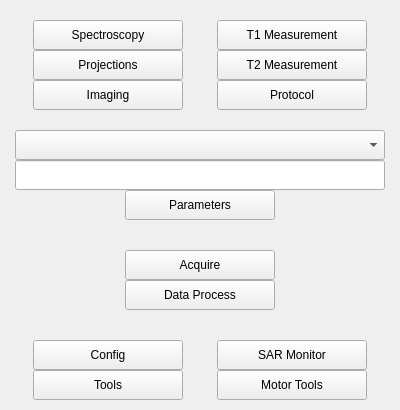
<?xml version="1.0" encoding="UTF-8"?>
<ui version="4.0">
 <class>main_window</class>
 <widget class="QMainWindow" name="main_window">
  <property name="geometry">
   <rect>
    <x>0</x>
    <y>0</y>
    <width>400</width>
    <height>410</height>
   </rect>
  </property>
  <property name="minimumSize">
   <size>
    <width>400</width>
    <height>410</height>
   </size>
  </property>
  <property name="maximumSize">
   <size>
    <width>400</width>
    <height>410</height>
   </size>
  </property>
  <property name="windowTitle">
   <string>MainWindow</string>
  </property>
  <property name="autoFillBackground">
   <bool>false</bool>
  </property>
  <property name="animated">
   <bool>true</bool>
  </property>
  <property name="documentMode">
   <bool>true</bool>
  </property>
  <property name="tabShape">
   <enum>QTabWidget::Rounded</enum>
  </property>
  <widget class="QWidget" name="centralwidget">
   <property name="minimumSize">
    <size>
     <width>400</width>
     <height>400</height>
    </size>
   </property>
   <property name="maximumSize">
    <size>
     <width>400</width>
     <height>300</height>
    </size>
   </property>
   <property name="autoFillBackground">
    <bool>false</bool>
   </property>
   <layout class="QHBoxLayout" name="horizontalLayout">
    <property name="spacing">
     <number>0</number>
    </property>
    <property name="leftMargin">
     <number>0</number>
    </property>
    <property name="topMargin">
     <number>0</number>
    </property>
    <property name="rightMargin">
     <number>0</number>
    </property>
    <property name="bottomMargin">
     <number>0</number>
    </property>
    <item>
     <layout class="QVBoxLayout" name="verticalLayout">
      <property name="spacing">
       <number>0</number>
      </property>
      <property name="sizeConstraint">
       <enum>QLayout::SetDefaultConstraint</enum>
      </property>
      <property name="leftMargin">
       <number>0</number>
      </property>
      <property name="topMargin">
       <number>0</number>
      </property>
      <property name="rightMargin">
       <number>0</number>
      </property>
      <property name="bottomMargin">
       <number>0</number>
      </property>
      <item>
       <layout class="QGridLayout" name="gridLayout">
        <property name="sizeConstraint">
         <enum>QLayout::SetDefaultConstraint</enum>
        </property>
        <property name="leftMargin">
         <number>0</number>
        </property>
        <property name="topMargin">
         <number>0</number>
        </property>
        <property name="rightMargin">
         <number>0</number>
        </property>
        <property name="bottomMargin">
         <number>0</number>
        </property>
        <property name="spacing">
         <number>0</number>
        </property>
        <item row="1" column="1" alignment="Qt::AlignHCenter">
         <widget class="QPushButton" name="Mode_Spectroscopy_pushButton">
          <property name="minimumSize">
           <size>
            <width>150</width>
            <height>30</height>
           </size>
          </property>
          <property name="maximumSize">
           <size>
            <width>150</width>
            <height>30</height>
           </size>
          </property>
          <property name="text">
           <string>Spectroscopy</string>
          </property>
         </widget>
        </item>
        <item row="1" column="4">
         <spacer name="horizontalSpacer_3">
          <property name="orientation">
           <enum>Qt::Horizontal</enum>
          </property>
          <property name="sizeHint" stdset="0">
           <size>
            <width>40</width>
            <height>20</height>
           </size>
          </property>
         </spacer>
        </item>
        <item row="2" column="3" alignment="Qt::AlignHCenter">
         <widget class="QPushButton" name="Mode_T2_Measurement_pushButton">
          <property name="minimumSize">
           <size>
            <width>150</width>
            <height>30</height>
           </size>
          </property>
          <property name="maximumSize">
           <size>
            <width>150</width>
            <height>30</height>
           </size>
          </property>
          <property name="text">
           <string>T2 Measurement</string>
          </property>
         </widget>
        </item>
        <item row="1" column="3" alignment="Qt::AlignHCenter">
         <widget class="QPushButton" name="Mode_T1_Measurement_pushButton">
          <property name="minimumSize">
           <size>
            <width>150</width>
            <height>30</height>
           </size>
          </property>
          <property name="maximumSize">
           <size>
            <width>150</width>
            <height>30</height>
           </size>
          </property>
          <property name="text">
           <string>T1 Measurement</string>
          </property>
         </widget>
        </item>
        <item row="2" column="1" alignment="Qt::AlignHCenter">
         <widget class="QPushButton" name="Mode_Projections_pushButton">
          <property name="minimumSize">
           <size>
            <width>150</width>
            <height>30</height>
           </size>
          </property>
          <property name="maximumSize">
           <size>
            <width>150</width>
            <height>30</height>
           </size>
          </property>
          <property name="text">
           <string>Projections</string>
          </property>
         </widget>
        </item>
        <item row="5" column="1" alignment="Qt::AlignHCenter">
         <widget class="QPushButton" name="Mode_Imaging_pushButton">
          <property name="minimumSize">
           <size>
            <width>150</width>
            <height>30</height>
           </size>
          </property>
          <property name="maximumSize">
           <size>
            <width>150</width>
            <height>30</height>
           </size>
          </property>
          <property name="text">
           <string>Imaging</string>
          </property>
         </widget>
        </item>
        <item row="1" column="2">
         <spacer name="horizontalSpacer_2">
          <property name="orientation">
           <enum>Qt::Horizontal</enum>
          </property>
          <property name="sizeHint" stdset="0">
           <size>
            <width>40</width>
            <height>20</height>
           </size>
          </property>
         </spacer>
        </item>
        <item row="1" column="0">
         <spacer name="horizontalSpacer">
          <property name="orientation">
           <enum>Qt::Horizontal</enum>
          </property>
          <property name="sizeHint" stdset="0">
           <size>
            <width>40</width>
            <height>20</height>
           </size>
          </property>
         </spacer>
        </item>
        <item row="0" column="1">
         <spacer name="verticalSpacer_3">
          <property name="orientation">
           <enum>Qt::Vertical</enum>
          </property>
          <property name="sizeHint" stdset="0">
           <size>
            <width>20</width>
            <height>40</height>
           </size>
          </property>
         </spacer>
        </item>
        <item row="5" column="3">
         <widget class="QPushButton" name="Protocol_pushButton">
          <property name="minimumSize">
           <size>
            <width>150</width>
            <height>30</height>
           </size>
          </property>
          <property name="maximumSize">
           <size>
            <width>150</width>
            <height>30</height>
           </size>
          </property>
          <property name="layoutDirection">
           <enum>Qt::LeftToRight</enum>
          </property>
          <property name="text">
           <string>Protocol</string>
          </property>
         </widget>
        </item>
       </layout>
      </item>
      <item>
       <layout class="QGridLayout" name="gridLayout_2">
        <property name="spacing">
         <number>0</number>
        </property>
        <item row="1" column="0">
         <widget class="QComboBox" name="Sequence_comboBox">
          <property name="minimumSize">
           <size>
            <width>370</width>
            <height>30</height>
           </size>
          </property>
          <property name="maximumSize">
           <size>
            <width>370</width>
            <height>30</height>
           </size>
          </property>
         </widget>
        </item>
        <item row="2" column="0">
         <widget class="QLineEdit" name="Datapath_lineEdit">
          <property name="minimumSize">
           <size>
            <width>370</width>
            <height>30</height>
           </size>
          </property>
          <property name="maximumSize">
           <size>
            <width>370</width>
            <height>30</height>
           </size>
          </property>
         </widget>
        </item>
        <item row="0" column="0">
         <spacer name="verticalSpacer_2">
          <property name="orientation">
           <enum>Qt::Vertical</enum>
          </property>
          <property name="sizeHint" stdset="0">
           <size>
            <width>20</width>
            <height>40</height>
           </size>
          </property>
         </spacer>
        </item>
       </layout>
      </item>
      <item>
       <layout class="QGridLayout" name="gridLayout_6">
        <item row="4" column="0">
         <spacer name="verticalSpacer_4">
          <property name="orientation">
           <enum>Qt::Vertical</enum>
          </property>
          <property name="sizeHint" stdset="0">
           <size>
            <width>20</width>
            <height>40</height>
           </size>
          </property>
         </spacer>
        </item>
        <item row="1" column="0">
         <spacer name="verticalSpacer">
          <property name="orientation">
           <enum>Qt::Vertical</enum>
          </property>
          <property name="sizeHint" stdset="0">
           <size>
            <width>20</width>
            <height>40</height>
           </size>
          </property>
         </spacer>
        </item>
        <item row="2" column="0">
         <widget class="QPushButton" name="Acquire_pushButton">
          <property name="minimumSize">
           <size>
            <width>150</width>
            <height>30</height>
           </size>
          </property>
          <property name="maximumSize">
           <size>
            <width>150</width>
            <height>30</height>
           </size>
          </property>
          <property name="text">
           <string>Acquire</string>
          </property>
         </widget>
        </item>
        <item row="3" column="0">
         <widget class="QPushButton" name="Data_Process_pushButton">
          <property name="minimumSize">
           <size>
            <width>150</width>
            <height>30</height>
           </size>
          </property>
          <property name="maximumSize">
           <size>
            <width>150</width>
            <height>30</height>
           </size>
          </property>
          <property name="text">
           <string>Data Process</string>
          </property>
         </widget>
        </item>
        <item row="0" column="0">
         <widget class="QPushButton" name="Parameters_pushButton">
          <property name="minimumSize">
           <size>
            <width>150</width>
            <height>30</height>
           </size>
          </property>
          <property name="maximumSize">
           <size>
            <width>150</width>
            <height>30</height>
           </size>
          </property>
          <property name="text">
           <string>Parameters</string>
          </property>
         </widget>
        </item>
       </layout>
      </item>
      <item>
       <layout class="QGridLayout" name="gridLayout_3">
        <property name="spacing">
         <number>0</number>
        </property>
        <item row="0" column="2">
         <spacer name="horizontalSpacer_5">
          <property name="orientation">
           <enum>Qt::Horizontal</enum>
          </property>
          <property name="sizeHint" stdset="0">
           <size>
            <width>40</width>
            <height>20</height>
           </size>
          </property>
         </spacer>
        </item>
        <item row="0" column="1">
         <widget class="QPushButton" name="Config_pushButton">
          <property name="minimumSize">
           <size>
            <width>150</width>
            <height>30</height>
           </size>
          </property>
          <property name="maximumSize">
           <size>
            <width>150</width>
            <height>30</height>
           </size>
          </property>
          <property name="text">
           <string>Config</string>
          </property>
         </widget>
        </item>
        <item row="0" column="4">
         <widget class="QPushButton" name="SAR_Monitor_pushButton">
          <property name="minimumSize">
           <size>
            <width>150</width>
            <height>30</height>
           </size>
          </property>
          <property name="maximumSize">
           <size>
            <width>150</width>
            <height>30</height>
           </size>
          </property>
          <property name="text">
           <string>SAR Monitor</string>
          </property>
         </widget>
        </item>
        <item row="0" column="5">
         <spacer name="horizontalSpacer_6">
          <property name="orientation">
           <enum>Qt::Horizontal</enum>
          </property>
          <property name="sizeHint" stdset="0">
           <size>
            <width>40</width>
            <height>20</height>
           </size>
          </property>
         </spacer>
        </item>
        <item row="0" column="0">
         <spacer name="horizontalSpacer_4">
          <property name="orientation">
           <enum>Qt::Horizontal</enum>
          </property>
          <property name="sizeHint" stdset="0">
           <size>
            <width>40</width>
            <height>20</height>
           </size>
          </property>
         </spacer>
        </item>
        <item row="1" column="4">
         <widget class="QPushButton" name="Motor_Tools_pushButton">
          <property name="minimumSize">
           <size>
            <width>150</width>
            <height>30</height>
           </size>
          </property>
          <property name="maximumSize">
           <size>
            <width>150</width>
            <height>30</height>
           </size>
          </property>
          <property name="text">
           <string>Motor Tools</string>
          </property>
         </widget>
        </item>
        <item row="1" column="1">
         <widget class="QPushButton" name="Tools_pushButton">
          <property name="minimumSize">
           <size>
            <width>150</width>
            <height>30</height>
           </size>
          </property>
          <property name="maximumSize">
           <size>
            <width>150</width>
            <height>30</height>
           </size>
          </property>
          <property name="text">
           <string>Tools</string>
          </property>
         </widget>
        </item>
       </layout>
      </item>
     </layout>
    </item>
   </layout>
  </widget>
  <action name="action_exportParams">
   <property name="icon">
    <iconset>
     <normaloff>../../.designer/backup/icons/export_setting_normal.png</normaloff>
     <activeon>../../.designer/backup/icons/export_setting_active.png</activeon>
     <selectedon>../../.designer/backup/icons/export_setting_active.png</selectedon>../../.designer/backup/icons/export_setting_normal.png</iconset>
   </property>
   <property name="text">
    <string>Export Settings</string>
   </property>
   <property name="toolTip">
    <string>Export data</string>
   </property>
   <property name="iconVisibleInMenu">
    <bool>false</bool>
   </property>
  </action>
  <action name="action_importParams">
   <property name="icon">
    <iconset>
     <normaloff>../../.designer/backup/icons/upload_setting_normal.png</normaloff>
     <normalon>../../.designer/backup/icons/upload_setting_active.png</normalon>../../.designer/backup/icons/upload_setting_normal.png</iconset>
   </property>
   <property name="text">
    <string>Import Setting</string>
   </property>
  </action>
  <action name="action_exportData">
   <property name="icon">
    <iconset>
     <normaloff>../../.designer/backup/icons/save_data_normal.png</normaloff>
     <normalon>../../.designer/backup/icons/save_data_active.png</normalon>../../.designer/backup/icons/save_data_normal.png</iconset>
   </property>
   <property name="text">
    <string>Save Data</string>
   </property>
  </action>
  <action name="action_saveFig">
   <property name="icon">
    <iconset>
     <normaloff>../../.designer/backup/icons/save_fig_normal.png</normaloff>
     <normalon>../../.designer/backup/icons/save_fig_active.png</normalon>../../.designer/backup/icons/save_fig_normal.png</iconset>
   </property>
   <property name="text">
    <string>Save Figure</string>
   </property>
   <property name="toolTip">
    <string>Saves the actual figure</string>
   </property>
  </action>
  <action name="action_saveLog">
   <property name="icon">
    <iconset>
     <normaloff>../../.designer/backup/icons/save_log_normal.png</normaloff>
     <normalon>../../.designer/backup/icons/save_log_active.png</normalon>../../.designer/backup/icons/save_log_normal.png</iconset>
   </property>
   <property name="text">
    <string>Save Logfile</string>
   </property>
   <property name="toolTip">
    <string>Saves the logged information</string>
   </property>
  </action>
  <action name="action_clearLog">
   <property name="icon">
    <iconset>
     <normaloff>../../.designer/backup/icons/clear_log_normal.png</normaloff>
     <normalon>../../.designer/backup/icons/clear_log_active.png</normalon>../../.designer/backup/icons/clear_log_normal.png</iconset>
   </property>
   <property name="text">
    <string>Clear Log</string>
   </property>
   <property name="toolTip">
    <string>action_clearLog</string>
   </property>
  </action>
 </widget>
 <resources/>
 <connections/>
</ui>
